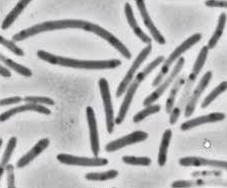
#> input picture bactery.jfif, 227 x 188 px
$ jupyter execute Scipy.ipynb
#> lines starting #> are read from the running program, lines starting #| are printed output that depends on the picture; after the words box and inside, x2 and y2 are one past the last pixel; in counts of white or black regions, pixels touching at a corner belong together
[cell 1]
import numpy as np
import matplotlib.pyplot as plt

[cell 2]
x = np.linspace(0,10,10)
y = np.sin(x)
plt.scatter(x,y)

[cell 3]
from scipy.interpolate import interp1d

[cell 4]
f = interp1d(x,y,kind="cubic")
new_x = np.linspace(0,10,30)
result = f(new_x)

plt.scatter(x,y)
plt.scatter(new_x,result,c="r")

[cell 5]
x = np.linspace(0,2,100)
y = 1/3*x**3 - 3/5*x**2 + 2 + np.random.randn(x.shape[0])/20
plt.scatter(x,y)

[cell 6]
def f(x,a,b,c,d):
    return a*x**3 + b*x**2 + c*x + d

[cell 7]
from scipy import optimize

[cell 8]
params , param_cov = optimize.curve_fit(f,x,y)
plt.scatter(x,y)
plt.plot(x,f(x,params[0],params[1],params[2],params[3]),c='g',lw=3)
#> figure, not shown here; curve peaks at x = 2, y = 2.31

[cell 9]
def f(x):
    return x**2 + 15*np.sin(x)

[cell 10]
x = np.linspace(-10,10,100)
plt.plot(x,f(x))
#> figure, not shown here; curve peaks at x = -10, y = 108.2

[cell 11]
from scipy import optimize

[cell 12]
x0=-5
result =  optimize.minimize(f,x0=x0).x

[cell 13]
plt.plot(x,f(x),lw=3,zorder=-1)
plt.scatter(result,f(result),s=100,c="r",zorder=1)
plt.scatter(x0,f(x0),s=200,marker='+',c='g',zorder=1)
plt.show()
#> figure, not shown here; curve peaks at x = -10, y = 108.2

[cell 14]
x = np.linspace(0,20,100)
y = x + 4*np.sin(x) + np.random.randn(x.shape[0])

plt.plot(x,y)
#> figure, not shown here; curve peaks at x = 19.8, y = 25.21

[cell 15]
from scipy import signal

[cell 16]
new_y = signal.detrend(y)
plt.plot(x,y)
plt.plot(x,new_y)
plt.show()
#> figure, not shown here; curve peaks at x = 19.8, y = 25.21; curve peaks at x = 19.8, y = 6.18

[cell 17]
x = np.linspace(0,30,1000)
y = 3*np.sin(x) + 2*np.sin(5*x)+ np.sin(10*x)
plt.plot(x,y)
#> figure, not shown here; curve peaks at x = 1.47, y = 5.58

[cell 18]
from scipy import fftpack
fourier = fftpack.fft(y)
power = np.abs(fourier)
frequences = fftpack.fftfreq(y.size)
plt.plot(np.abs(frequences),power)

[cell 19]
x = np.linspace(0,30,1000)
y = 3*np.sin(x) + 2*np.sin(5*x) + np.sin(10*x) + np.random.randn(x.shape[0])*10
plt.plot(x,y)
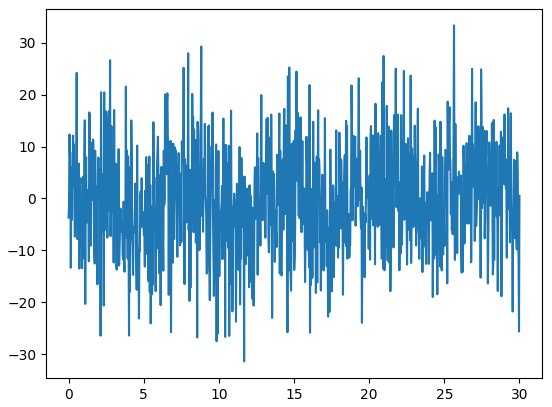
#> figure drawn by matplotlib, 1 panel; curve peaks at x = 25.65, y = 33.36

[cell 20]
fourier = fftpack.fft(y)
power = np.abs(fourier)
frequences = fftpack.fftfreq(y.size)
plt.plot(np.abs(frequences),power)

[cell 21]
fourier[power < 400] = 0
plt.plot(np.abs(frequences),np.abs(fourier))
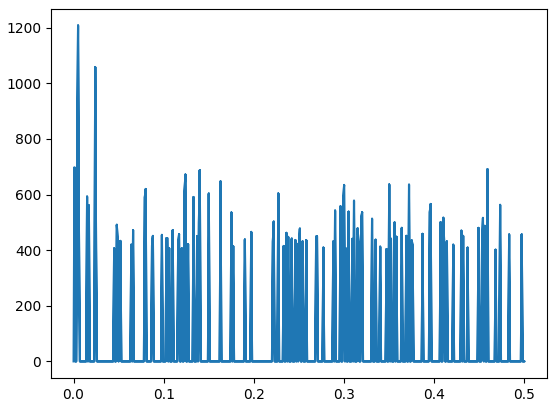
#> figure drawn by matplotlib, 1 panel

[cell 22]
filtred_signal = fftpack.ifft(fourier)

[cell 23]
plt.figure(figsize=(12,8))
plt.plot(x,y,lw=0.5)
plt.plot(x,filtred_signal,lw=1)
plt.show()
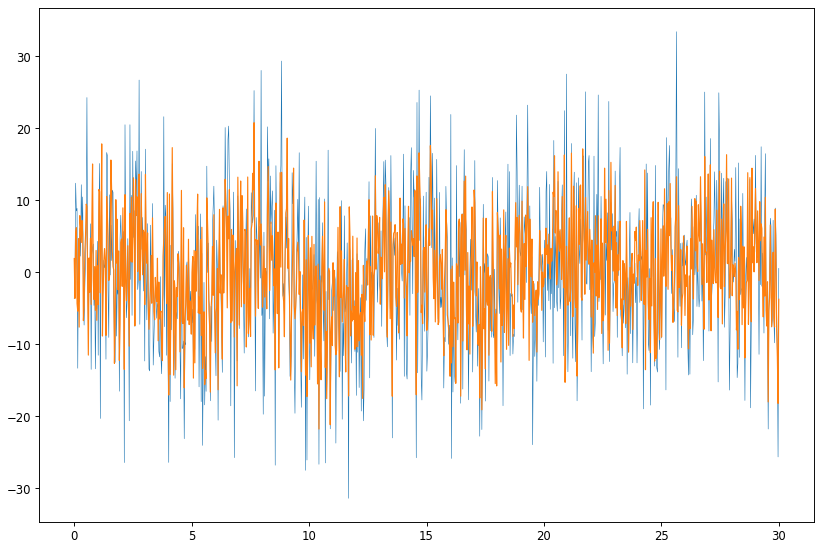
#> figure drawn by matplotlib, 1 panel; curve peaks at x = 25.65, y = 33.36; curve peaks at x = 7.66, y = 20.73

[cell 24]
from scipy import ndimage
np.random.seed(0)
X = np.zeros((32,32))
X[10:-10,10:-10] = 1
X[np.random.randint(0,32,30),np.random.randint(0,32,30)] = 1
plt.imshow(X)
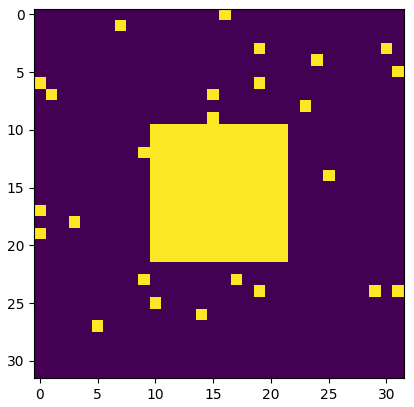
#> figure drawn by matplotlib, 1 panel

[cell 25]
open_x = ndimage.binary_opening(X)
plt.imshow(open_x)
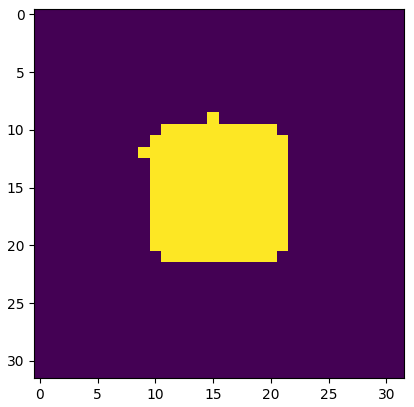
#> figure drawn by matplotlib, 1 panel

[cell 26]
image = plt.imread("bactery.jfif")
#> image is the input picture: shape (188, 227, 3); mean R, G, B 181.2, 181.1, 181.9
image = image[:,:,0]
#> image: shape (188, 227)
plt.imshow(image,cmap="gray")
image.shape
#> Out = (188, 227)

[cell 27]
image_2 = np.copy(image)
plt.hist(image_2.ravel(),bins=255)
plt.show()
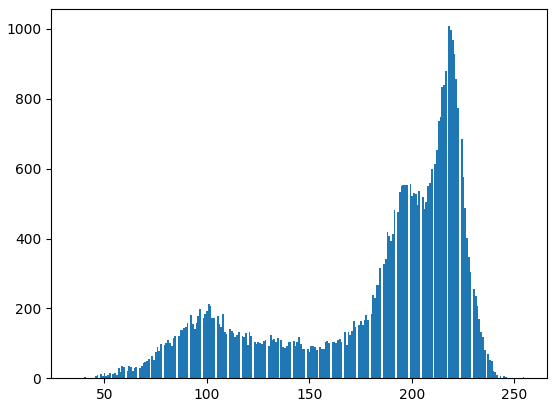
#> figure drawn by matplotlib, 1 panel; tallest bar 1008 high, from x = 217.9 to 218.8

[cell 28]
image_mask = image < 160
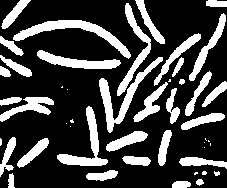
#> image_mask: shape (188, 227) bool; 25.9% white; 47 white regions (14 under 20 px), largest, box (x1, y1, x2, y2) and area: (13, 20, 131, 59) 1053, (99, 57, 163, 133) 937, (57, 106, 108, 166) 790
plt.imshow(image_mask)

[cell 29]
open_x = ndimage.binary_opening(image_mask)
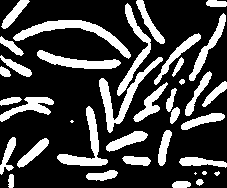
#> open_x: shape (188, 227) bool; 25.6% white; 37 white regions (4 under 20 px), largest, box (x1, y1, x2, y2) and area: (13, 20, 131, 59) 1048, (99, 57, 163, 133) 934, (57, 106, 108, 166) 788
plt.imshow(open_x)

[cell 30]
label_image,n_label = ndimage.label(open_x)
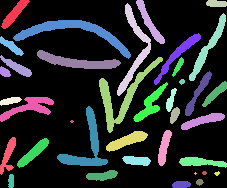
#> label_image: shape (188, 227) int32; 38 distinct labels, from 0 to 37; one colour per label, 0 black
#> n_label = 37
n_label
#> Out = 37

[cell 31]
plt.imshow(label_image)

[cell 32]
sizes = ndimage.sum(open_x,label_image,range(n_label))
#> sizes = 37 values, max 1048 at index 6, min 0 at index 0, mean 292.4
plt.scatter(range(n_label),sizes,s=sizes/10,c=sizes)
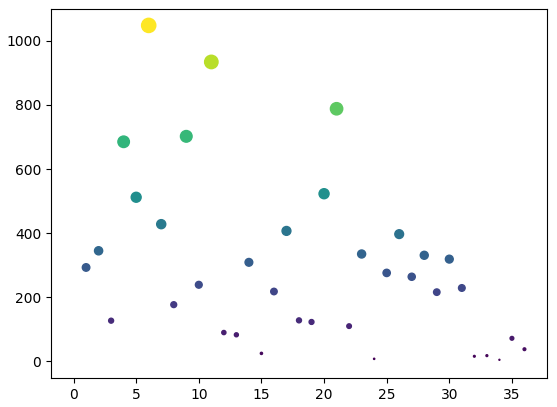
#> figure drawn by matplotlib, 1 panel
